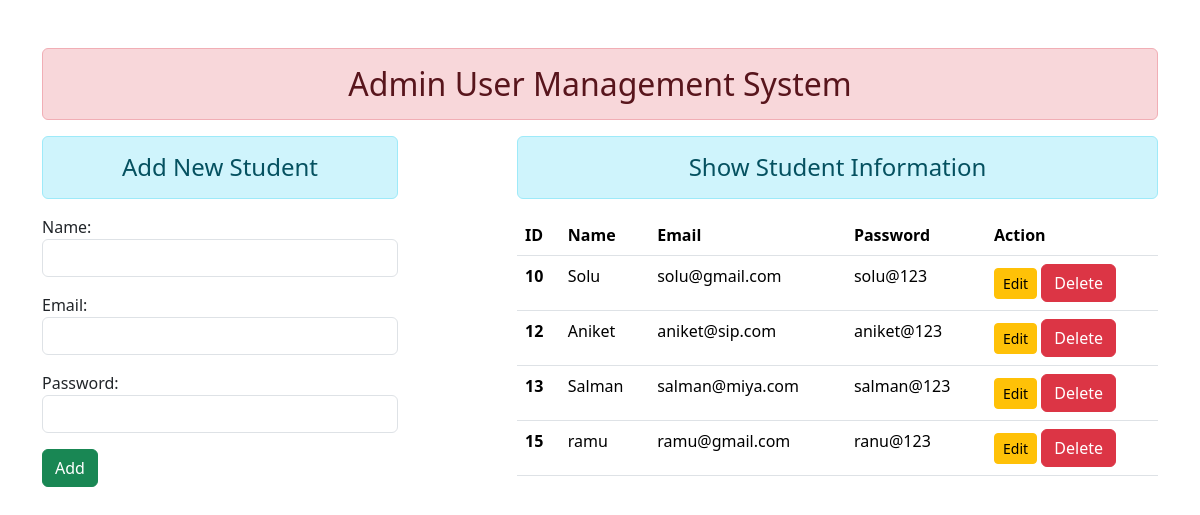
The page / on the database its author committed.
### enroll/models.py (models this page shows)
class User( models.Model):
    name =models.CharField(max_length=70)
    email =models.EmailField(max_length=100)
    password =models.CharField(max_length=100)

### enroll/views.py (the view)
# urls.py: path('',views.add_show, name='addandshow'),
def add_show(request):
    if request.method == 'POST':
     fm=StudentRegistration(request.POST)
     if fm.is_valid():
      nm=fm.cleaned_data['name']
      em=fm.cleaned_data['email']
      pw=fm.cleaned_data['password']
      reg=User(name=nm, email=em, password=pw)
      reg.save()
      fm=StudentRegistration()
    else:
     fm=StudentRegistration()
    stud=User.objects.all()
    return render(request, 'enroll/addandshow.html', {'form':fm, 'stu':stud})

### enroll/forms.py
class StudentRegistration(forms.ModelForm):
    class Meta:
        model=User
        fields=['name', 'email', 'password']
        widgets={
          'name':forms.TextInput(attrs={'class':'form-control'}),
          'email':forms.EmailInput(attrs={'class':'form-control'}),
          'password':forms.PasswordInput(render_value=True, attrs={'class':'form-control'}),
          }

### enroll/templates/enroll/addandshow.html (shortened to what this page needs)
{% extends 'enroll/base.html' %}
{% block content %}
<div class="row">
   <div class="col-sm-4">
      <h4 class="text-center alert alert-info">Add New Student</h4>
      <form action="" method="post">
         {{ form.as_p }}
         <input type="submit" class="btn btn-success" value="Add">
      </form>
   </div>
   <div class="col-sm-7 offset-1">
      <h4 class="text-center alert alert-info">Show Student Information</h4>
      {% if stu %}
      <table class="table table-hover">
         <thead>
            <tr>
               <th scope="col">ID</th>
               <th scope="col">Name</th>
               <th scope="col">Email</th>
               <th scope="col">Password</th>
               <th scope="col">Action</th>
            </tr>
         </thead>
         <tbody>
            {% for st in stu %}
            <tr>
               <th scope="row">{{st.id}}</th>
               <td>{{st.name}}</td>
               <td>{{st.email}}</td>
               <td>{{st.password}}</td>
               <td>
                  <a href="{%url 'updatedata' st.id %}" class="btn btn-warning btn-sm">Edit</a>
                  <form action="{% url 'deletedata' st.id %}" method="post" class="d-inline">{% csrf_token %}
                     <input type="submit" class="btn btn-danger" value="Delete">
                  </form>
               </td>
            </tr>
            {% endfor %}
         </tbody>
      </table>
      {% else %}
      <h4 class="text-center alert alert-info">No Records</h4>
      {% endif %}
   </div>
</div>
{% endblock content %}

### enroll/templates/enroll/base.html (shortened to what this page needs)
<!DOCTYPE html>
{% load static %}
<html lang="en">
<head>
    <link rel="stylesheet" href="{% static 'enroll/css/bootstrap.css' %}">
</head>
<body>
    <div class="container mt-5">
        <h2 class="text-center alert alert-danger">
         Admin User Management System</h2>
         {% block content %} {% endblock content %}
    </div>
</body>
</html>

### rows shown on the page
User: id "10", name "Solu", email "solu@gmail.com", password "solu@123"
User: id "12", name "Aniket", email "aniket@sip.com", password "aniket@123"
User: id "13", name "Salman", email "salman@miya.com", password "salman@123"
User: id "15", name "ramu", email "ramu@gmail.com", password "ranu@123"
